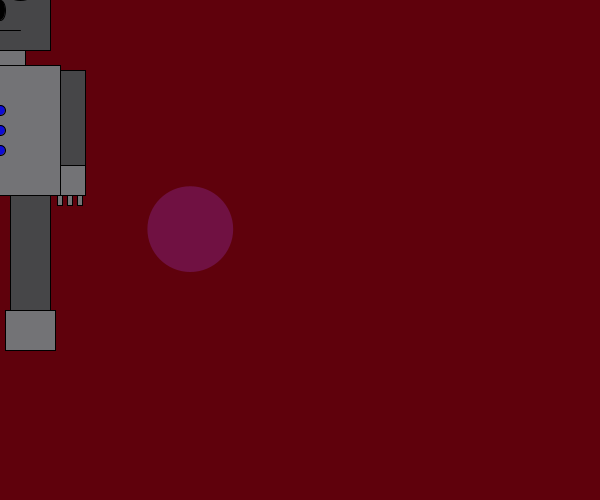
Frame 1 (no input)
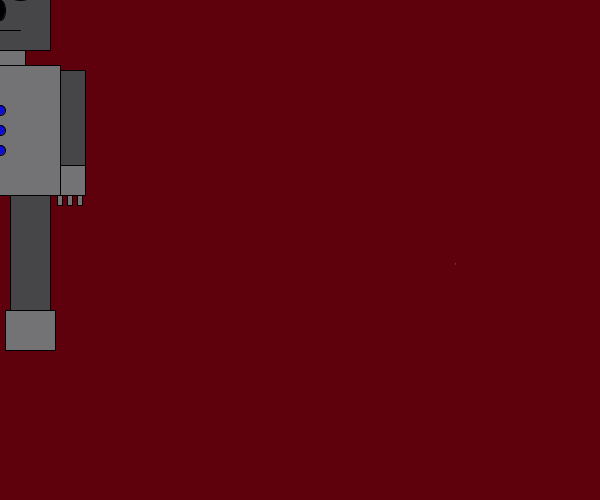
Frame 60 (the mouse pressed at the canvas centre just before this capture)
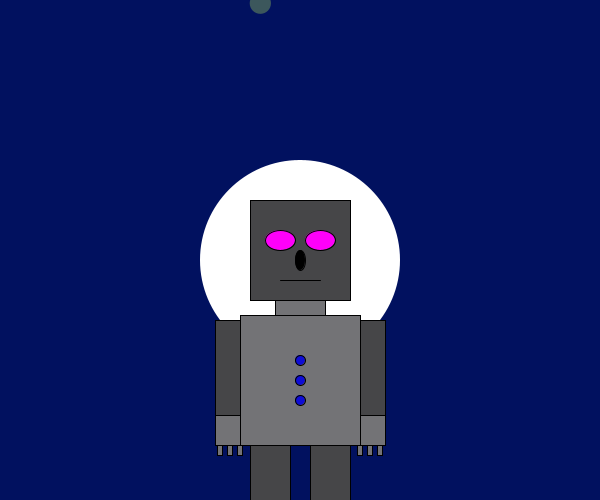
Frame 120 (the mouse held since frame 60 and released just before this capture)

The Processing sketch that drew these frames (run headless with seeded random() and noise(); from frame 60 on, the mouse is pressed at the canvas centre):

// Processing sketch: processing_148129
// ── processing_148129.pde

boolean button = false;
float r;//declare r a float  
float g;//declare g a float
float b;//declare b a float
float a;//declare a a float

float diam;//declare diamete a float
float x;//declare x a float
float y;//declare y a flaat

void setup () {
  size ( 600,500); //set size of the window
  smooth();//draw with smoth edges
  frameRate (30);//set framerat
}

void draw () 
{if(mouseX<width/2){//if the mouse is on the left side of the window the background will be red
  background(95,1,12);
}else {
  background(1,17,95);//if the mouse is on the right side off the window the background will be blue
}
  
  
   rectMode(CENTER);
   ellipseMode(CENTER);
    
    
    if (mousePressed) {//when the mouse is clocked a circle will appear behnind the robots head
   fill(255);
   ellipse(mouseX,mouseY+10,200,200);
    }
   
  stroke (0);//create the robots head and neck
  fill(115,115,118);//neck
  rect(mouseX-0,mouseY+50,50,30);
   fill(70,70,72);//head
  rect(mouseX,mouseY,100,100);
  
  
  
  stroke(0);//create the robots eyes
  fill(mouseX,0,mouseY);//make the colour of the eyes change based on the location of the mouse
  ellipse(mouseX-20,mouseY-10,30,20);
  ellipse(mouseX+20,mouseY-10,30,20);
  
  stroke(0);//create the robots nose
  fill(0);
  ellipse(mouseX-0,mouseY+10,10,20);
  
  stroke(0);//create the robots mouth
  line(mouseX-20,mouseY+30,mouseX+20,mouseY+30);
  
  
  stroke(0);//create the robots legs and feet
 fill(70,70,72);
 rect(mouseX-30,mouseY+250,40,130);//leg
 rect(mouseX+30,mouseY+250,40,130);//leg
 fill(115,115,118);
 rect(mouseX-30,mouseY+330,50,40);//foot
 rect(mouseX+30,mouseY+330,50,40);//foot
 
 stroke(0);//create the robots arms,legs,hands and fingers
 fill(70,70,72);
 rect(mouseX+70,mouseY+120,30,100);//arm    
 rect(mouseX-70,mouseY+120,30,100);//arm
 fill(115,115,118);
 rect(mouseX-70,mouseY+180,30,30);//hand
 rect(mouseX+70,mouseY+180,30,30);//hand
 rect(mouseX+70,mouseY+200,5,10);//fingers
 rect(mouseX+60,mouseY+200,5,10);//fingers
 rect(mouseX+80,mouseY+200,5,10);//fingers
 rect(mouseX-80,mouseY+200,5,10);//fingers
 rect(mouseX-60,mouseY+200,5,10);//fingers
 rect(mouseX-70,mouseY+200,5,10);//fingers
  
  stroke(0);//creat the robots body
  fill(115,115,118);
  rect(mouseX-0,mouseY+130,120,130);
  fill(15,13,214);
  ellipse(mouseX-0,mouseY+110,10,10);// robots buttons
  ellipse(mouseX-0,mouseY+130,10,10);//robots buttons
  ellipse(mouseX-0,mouseY+150,10,10);//robots buttons
  
 //draw the background circles
 r=random(255);//declare a random between 0 and 255
 g=random(255);//declare a random between 0 and 255
 b=random(255);//declare a random between 0 and 255
 a=random(255);//declare a random between 0 and 255
 diam= random(100);// declare a rnadom diameter 
 x=random(width);//declare random width 
 y=random(height);//declare random height
 
 
 noStroke();
 fill(r,g,b,a);//declare to draw ellipses of random colour
 ellipse(x,y,diam,diam);//declare to draw random ellipses of random size 
 

}
